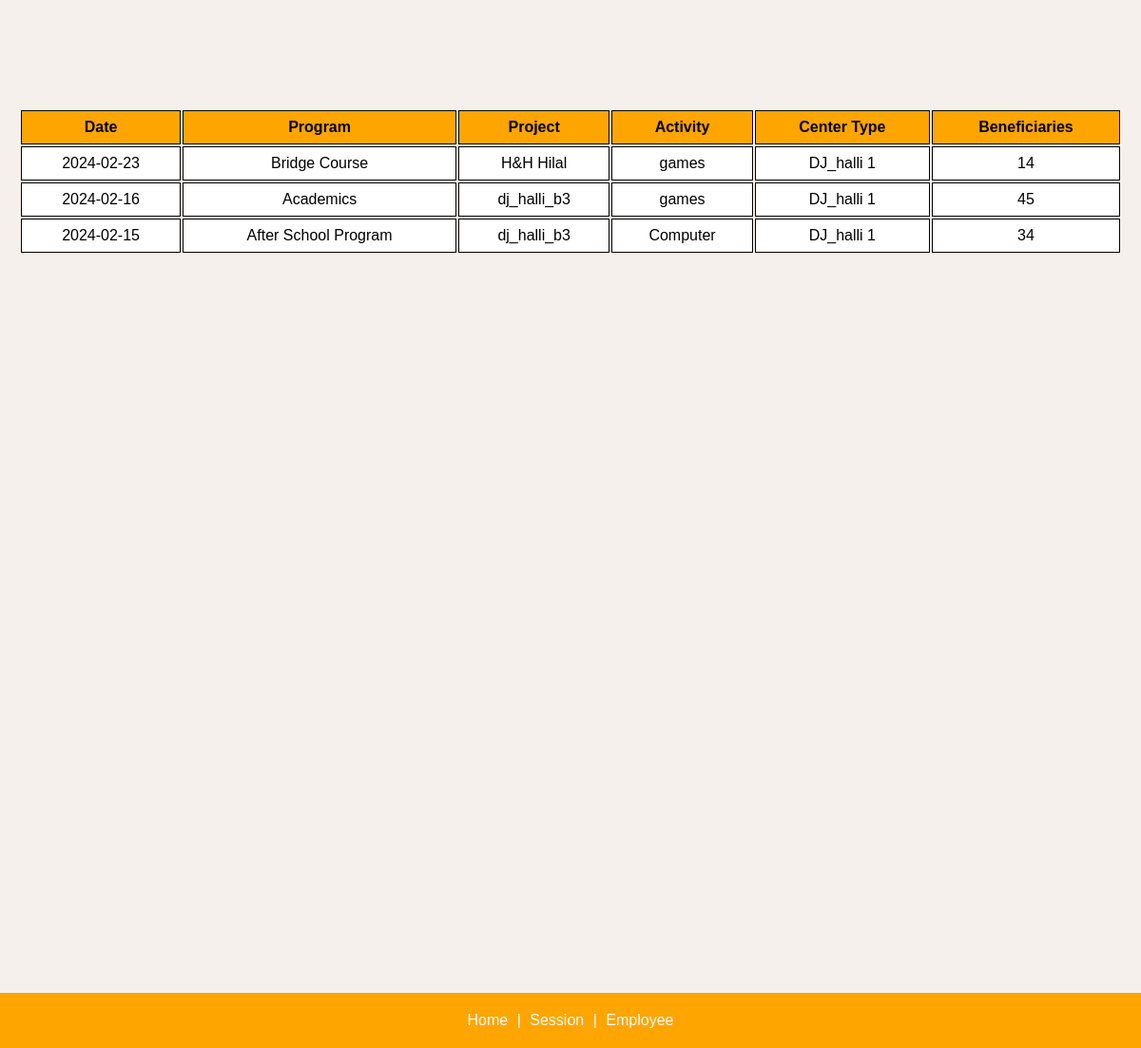
Page /home/ (signed in, lower part) on the earlier database version.
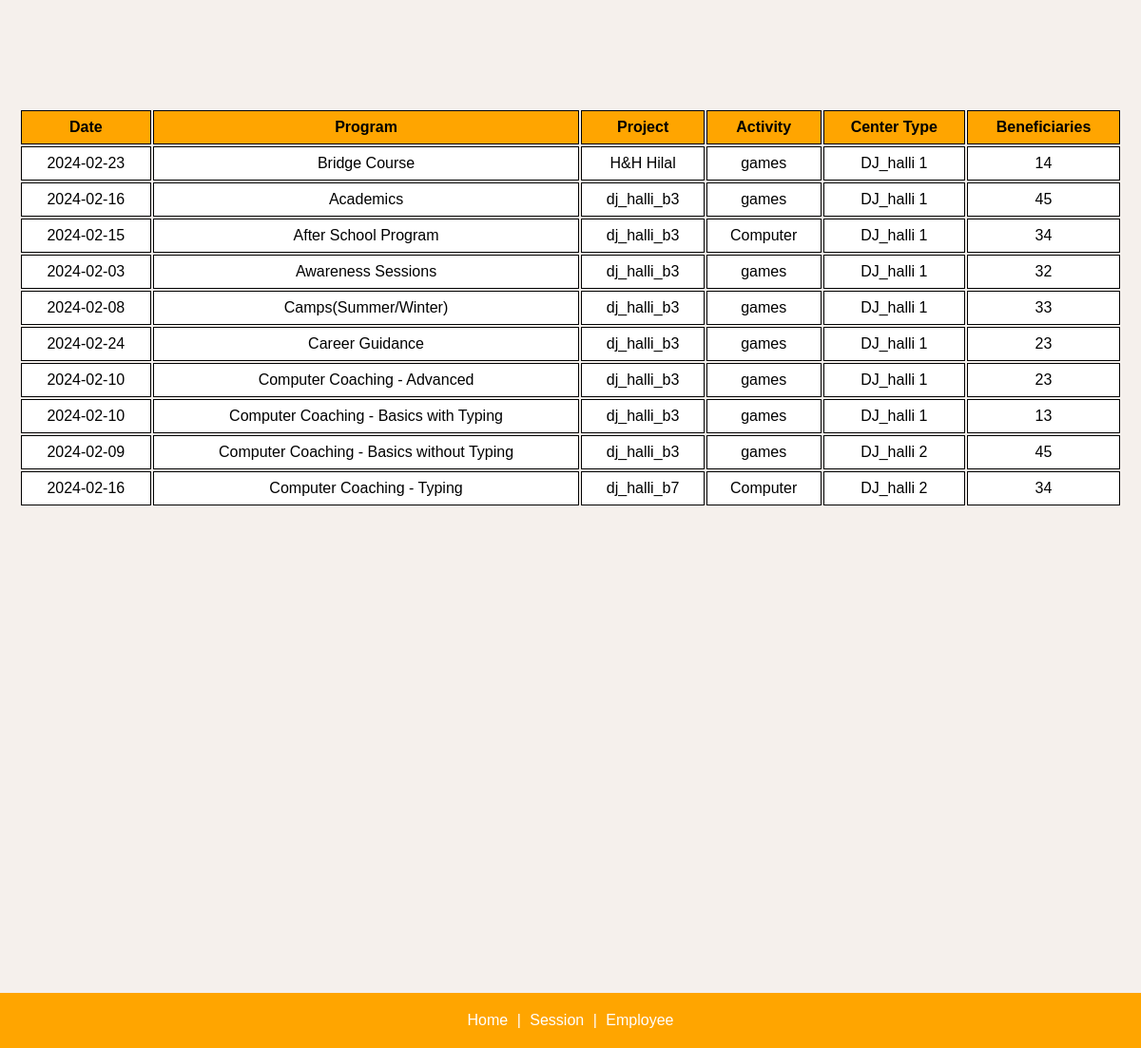
Same page on the later database version.
### Emp_app/models.py (models this page shows)
class Program(models.Model):
    pgm_id = models.AutoField(db_column='PGM_ID', primary_key=True)  # Field name made lowercase.
    emp = models.ForeignKey(EmpDetails, models.DO_NOTHING, db_column='EMP_ID')  # Field name made lowercase.
    xref = models.ForeignKey('Xref', models.DO_NOTHING, db_column='XREF_ID')  # Field name made lowercase.
    date = models.CharField(max_length=255,db_column='Date', blank=True, null=True)  # Field name made lowercase.
    activity = models.TextField(db_column='Activity', blank=True, null=True)  # Field name made lowercase.
    center_type = models.IntegerField(db_column='Center_type', blank=True, null=True)
    session_number = models.IntegerField(db_column='Session_number', blank=True, null=True)  # Field name made lowercase.
    trainer_type = models.IntegerField(db_column='Trainer_Type', blank=True, null=True)  # Field name made lowercase.
    sponsor = models.IntegerField(db_column='Sponsor', blank=True, null=True)  # Field name made lowercase.
    beneficiaries = models.IntegerField(db_column='Beneficiaries', blank=True, null=True)  # Field name made lowercase.
    category = models.IntegerField(db_column='Category', blank=True, null=True)  # Field name made lowercase.
    duration = models.IntegerField(db_column='Duration', blank=True, null=True)  # Field name made lowercase.
    status = models.IntegerField(db_column='Status', blank=True, null=True)  # Field name made lowercase.
    comments = models.TextField(db_column='Comments', blank=True, null=True)  # Field name made lowercase.
    class Meta:
        managed = False
        db_table = 'Program'

class Xref(models.Model):
    xref_id = models.AutoField(db_column='XREF_ID', primary_key=True)  # Field name made lowercase.
    date = models.DateField(db_column='Date', blank=True, null=True)  # Field name made lowercase.
    program_name = models.IntegerField(blank=True, null=True)
    project_name = models.CharField(max_length=255,db_column='Project_name', blank=True, null=True)  # Field name made lowercase.
    class Meta:
        managed = False
        db_table = 'Xref'

### Emp_app/views.py (the view)
# urls.py: path("home/", views.home, name="home"),
@login_required
def home(request):
    programs = Program.objects.exclude(date__isnull=True).order_by('pgm_id')[:10]
    for program in programs:
        print(program.date)
    return render(request, "Emp_app/home.html", {'programs': programs})

### Emp_app/templatetags/lower_filter.py (called while the page is built)
@register.filter()
def centertype_to_string(value):
    centertype_names = {
        1: "DJ_halli 1",
        2: "DJ_halli 2",
        3: "Bagalur",
        4: "Mylanahalli",
        5: "Kannur",
        6: "Koramangala"
    }
    return centertype_names.get(value, f"{value}")

### Emp_app/templates/Emp_app/home.html (shortened to what this page needs)
{% extends "Emp_app/base.html" %}
{% load lower_filter %}
{% block content %}
{% load lower_filter %}
<div class="table-container">
    <table >
        <tr bgcolor="orange">
            <th>Date</th>
            <th>Program</th>
            <th>Project</th>
            <th>Activity</th>
            <th>Center Type</th>
            <th>Beneficiaries</th>
        </tr>
        {% for program in programs %}
        <tr bgcolor="white">
            <td style="white-space: nowrap;">{{ program.date }}</td>
            <td>{{ program.pgm_id|program_to_string }}</td>
            <td>{{ program.xref.project_name }}</td>
            <td>{{ program.activity }}</td>
            <td>{{ program.center_type|centertype_to_string }}</td>
            <td>{{ program.beneficiaries }}</td>
        </tr>
        {% endfor %}
    </table>
</div>
{% endblock %}

Differences in the rows shown:
added Program: date "2024-02-03", pgm_id|program_to_string "Awareness Sessions", xref.project_name "dj_halli_b3", activity "games", center_type "DJ_halli 1", beneficiaries "32"
added Program: date "2024-02-08", pgm_id|program_to_string "Camps(Summer/Winter)", xref.project_name "dj_halli_b3", activity "games", center_type "DJ_halli 1", beneficiaries "33"
added Program: date "2024-02-24", pgm_id|program_to_string "Career Guidance", xref.project_name "dj_halli_b3", activity "games", center_type "DJ_halli 1", beneficiaries "23"
added Program: date "2024-02-10", pgm_id|program_to_string "Computer Coaching - Advanced", xref.project_name "dj_halli_b3", activity "games", center_type "DJ_halli 1", beneficiaries "23"
added Program: date "2024-02-10", pgm_id|program_to_string "Computer Coaching - Basics with Typing", xref.project_name "dj_halli_b3", activity "games", center_type "DJ_halli 1", beneficiaries "13"
added Program: date "2024-02-09", pgm_id|program_to_string "Computer Coaching - Basics without Typing", xref.project_name "dj_halli_b3", activity "games", center_type "DJ_halli 2", beneficiaries "45"
added Program: date "2024-02-16", pgm_id|program_to_string "Computer Coaching - Typing", xref.project_name "dj_halli_b7", activity "Computer", center_type "DJ_halli 2", beneficiaries "34"
